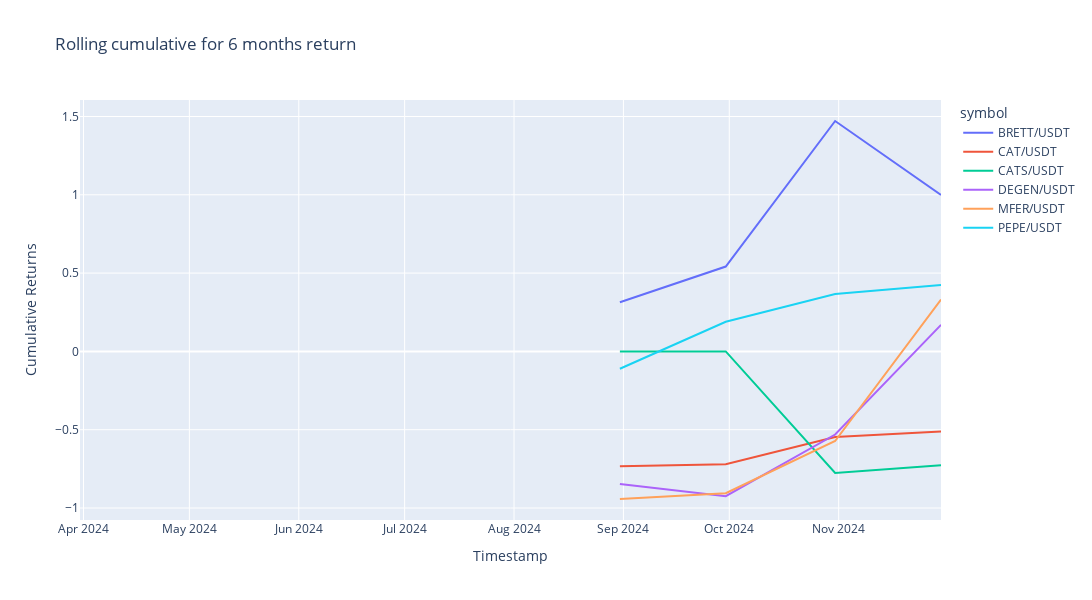

Notebook code cell kept with this figure:
### Code cell
# Show cumulative return from past 6 months
fig = px.line(past_cum_return_df, x=past_cum_return_df.index, y=past_cum_return_df.columns, title="Rolling cumulative for 6 months return")
fig.update_layout(width=1200, height=600, xaxis_title="Timestamp", yaxis_title="Cumulative Returns")
fig.show()

### Figure 1 — Plotly figure (JSON) as saved in the notebook; plotly's stock layout.template omitted (floating-point values rounded to 4 significant figures)
{"data": [{"hovertemplate": "symbol=BRETT/USDT<br>timestamp=%{x}<br>value=%{y}<extra></extra>", "legendgroup": "BRETT/USDT", "line": {"color": "#636efa", "dash": "solid"}, "marker": {"symbol": "circle"}, "mode": "lines", "name": "BRETT/USDT", "orientation": "v", "showlegend": true, "type": "scatter", "x": ["2024-03-31T00:00:00+00:00", "2024-04-30T00:00:00+00:00", "2024-05-31T00:00:00+00:00", "2024-06-30T00:00:00+00:00", "2024-07-31T00:00:00+00:00", "2024-08-31T00:00:00+00:00", "2024-09-30T00:00:00+00:00", "2024-10-31T00:00:00+00:00", "2024-11-30T00:00:00+00:00"], "xaxis": "x", "y": [null, null, null, null, null, 0.314, 0.5419, 1.471, 0.999], "yaxis": "y"}, {"hovertemplate": "symbol=CAT/USDT<br>timestamp=%{x}<br>value=%{y}<extra></extra>", "legendgroup": "CAT/USDT", "line": {"color": "#EF553B", "dash": "solid"}, "marker": {"symbol": "circle"}, "mode": "lines", "name": "CAT/USDT", "orientation": "v", "showlegend": true, "type": "scatter", "x": ["2024-03-31T00:00:00+00:00", "2024-04-30T00:00:00+00:00", "2024-05-31T00:00:00+00:00", "2024-06-30T00:00:00+00:00", "2024-07-31T00:00:00+00:00", "2024-08-31T00:00:00+00:00", "2024-09-30T00:00:00+00:00", "2024-10-31T00:00:00+00:00", "2024-11-30T00:00:00+00:00"], "xaxis": "x", "y": [null, null, null, null, null, -0.7328, -0.72, -0.5463, -0.5118], "yaxis": "y"}, {"hovertemplate": "symbol=CATS/USDT<br>timestamp=%{x}<br>value=%{y}<extra></extra>", "legendgroup": "CATS/USDT", "line": {"color": "#00cc96", "dash": "solid"}, "marker": {"symbol": "circle"}, "mode": "lines", "name": "CATS/USDT", "orientation": "v", "showlegend": true, "type": "scatter", "x": ["2024-03-31T00:00:00+00:00", "2024-04-30T00:00:00+00:00", "2024-05-31T00:00:00+00:00", "2024-06-30T00:00:00+00:00", "2024-07-31T00:00:00+00:00", "2024-08-31T00:00:00+00:00", "2024-09-30T00:00:00+00:00", "2024-10-31T00:00:00+00:00", "2024-11-30T00:00:00+00:00"], "xaxis": "x", "y": [null, null, null, null, null, 0, 0, -0.7765, -0.7268], "yaxis": "y"}, {"hovertemplate": "symbol=DEGEN/USDT<br>timestamp=%{x}<br>value=%{y}<extra></extra>", "legendgroup": "DEGEN/USDT", "line": {"color": "#ab63fa", "dash": "solid"}, "marker": {"symbol": "circle"}, "mode": "lines", "name": "DEGEN/USDT", "orientation": "v", "showlegend": true, "type": "scatter", "x": ["2024-03-31T00:00:00+00:00", "2024-04-30T00:00:00+00:00", "2024-05-31T00:00:00+00:00", "2024-06-30T00:00:00+00:00", "2024-07-31T00:00:00+00:00", "2024-08-31T00:00:00+00:00", "2024-09-30T00:00:00+00:00", "2024-10-31T00:00:00+00:00", "2024-11-30T00:00:00+00:00"], "xaxis": "x", "y": [null, null, null, null, null, -0.8467, -0.9244, -0.5307, 0.1698], "yaxis": "y"}, {"hovertemplate": "symbol=MFER/USDT<br>timestamp=%{x}<br>value=%{y}<extra></extra>", "legendgroup": "MFER/USDT", "line": {"color": "#FFA15A", "dash": "solid"}, "marker": {"symbol": "circle"}, "mode": "lines", "name": "MFER/USDT", "orientation": "v", "showlegend": true, "type": "scatter", "x": ["2024-03-31T00:00:00+00:00", "2024-04-30T00:00:00+00:00", "2024-05-31T00:00:00+00:00", "2024-06-30T00:00:00+00:00", "2024-07-31T00:00:00+00:00", "2024-08-31T00:00:00+00:00", "2024-09-30T00:00:00+00:00", "2024-10-31T00:00:00+00:00", "2024-11-30T00:00:00+00:00"], "xaxis": "x", "y": [null, null, null, null, null, -0.9424, -0.9057, -0.572, 0.3315], "yaxis": "y"}, {"hovertemplate": "symbol=PEPE/USDT<br>timestamp=%{x}<br>value=%{y}<extra></extra>", "legendgroup": "PEPE/USDT", "line": {"color": "#19d3f3", "dash": "solid"}, "marker": {"symbol": "circle"}, "mode": "lines", "name": "PEPE/USDT", "orientation": "v", "showlegend": true, "type": "scatter", "x": ["2024-03-31T00:00:00+00:00", "2024-04-30T00:00:00+00:00", "2024-05-31T00:00:00+00:00", "2024-06-30T00:00:00+00:00", "2024-07-31T00:00:00+00:00", "2024-08-31T00:00:00+00:00", "2024-09-30T00:00:00+00:00", "2024-10-31T00:00:00+00:00", "2024-11-30T00:00:00+00:00"], "xaxis": "x", "y": [null, null, null, null, null, -0.1106, 0.1896, 0.3669, 0.4247], "yaxis": "y"}], "layout": {"height": 600, "legend": {"title": {"text": "symbol"}, "tracegroupgap": 0}, "title": {"text": "Rolling cumulative for 6 months return"}, "width": 1200, "xaxis": {"anchor": "y", "domain": [0, 1], "title": {"text": "Timestamp"}}, "yaxis": {"anchor": "x", "domain": [0, 1], "title": {"text": "Cumulative Returns"}}}}
